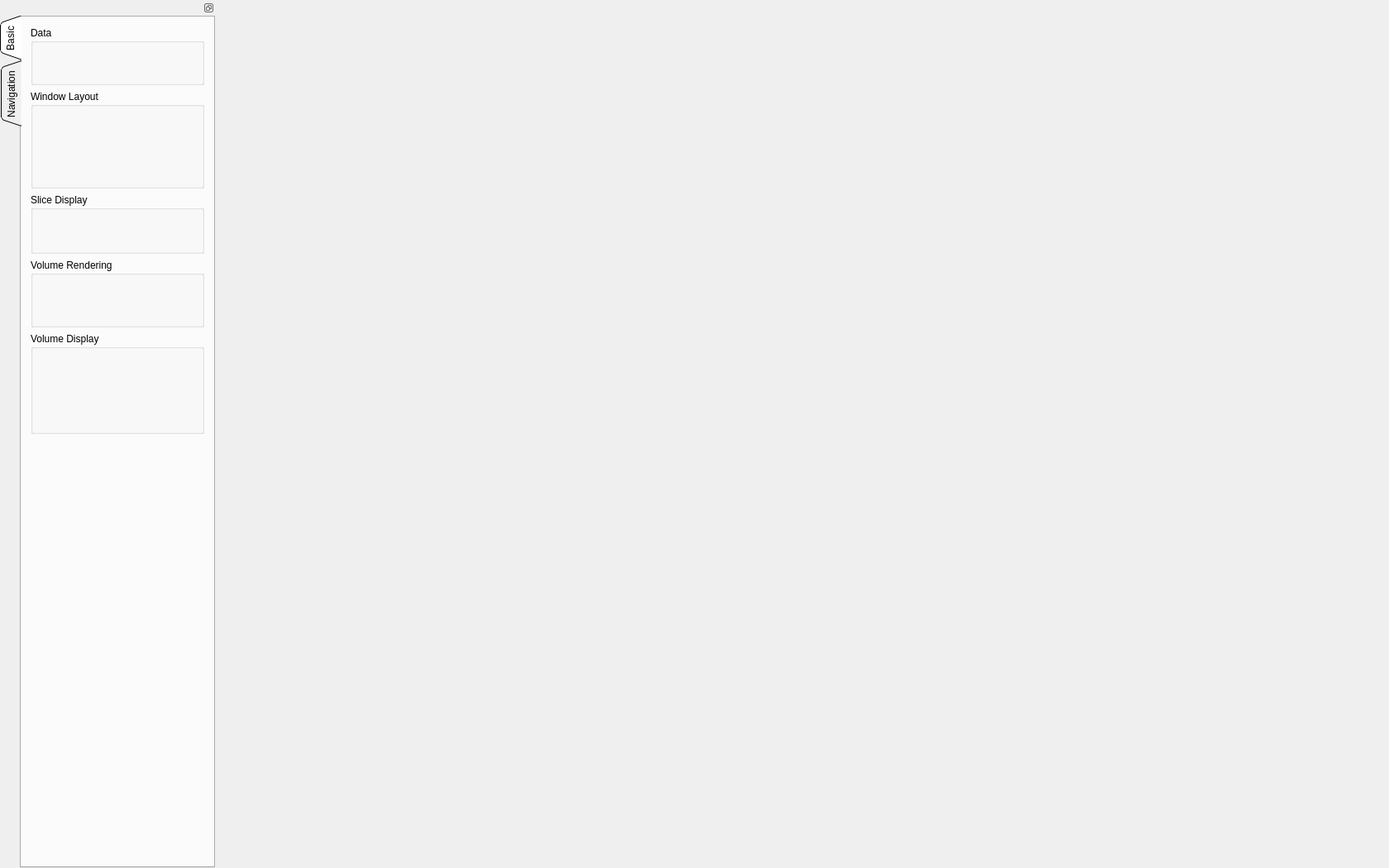
<?xml version="1.0" encoding="UTF-8"?>
<ui version="4.0">
 <class>stkAuroraTrackerApp</class>
 <widget class="QMainWindow" name="stkAuroraTrackerApp">
  <property name="geometry">
   <rect>
    <x>0</x>
    <y>0</y>
    <width>1680</width>
    <height>1050</height>
   </rect>
  </property>
  <property name="minimumSize">
   <size>
    <width>1680</width>
    <height>1050</height>
   </size>
  </property>
  <property name="windowTitle">
   <string>stkAuroraTrackerApp</string>
  </property>
  <widget class="QWidget" name="centralWidget">
   <layout class="QHBoxLayout" name="horizontalLayout">
    <property name="spacing">
     <number>0</number>
    </property>
    <property name="margin">
     <number>0</number>
    </property>
    <item>
     <widget class="QWidget" name="slicerWidget" native="true"/>
    </item>
   </layout>
  </widget>
  <widget class="QDockWidget" name="dockWidget">
   <property name="minimumSize">
    <size>
     <width>260</width>
     <height>500</height>
    </size>
   </property>
   <property name="maximumSize">
    <size>
     <width>260</width>
     <height>524287</height>
    </size>
   </property>
   <property name="features">
    <set>QDockWidget::DockWidgetFloatable|QDockWidget::DockWidgetMovable</set>
   </property>
   <property name="allowedAreas">
    <set>Qt::LeftDockWidgetArea</set>
   </property>
   <attribute name="dockWidgetArea">
    <number>1</number>
   </attribute>
   <widget class="QWidget" name="dockWidgetContents">
    <layout class="QVBoxLayout" name="verticalLayout">
     <property name="spacing">
      <number>0</number>
     </property>
     <property name="margin">
      <number>0</number>
     </property>
     <item>
      <widget class="QTabWidget" name="tabWidget">
       <property name="tabPosition">
        <enum>QTabWidget::West</enum>
       </property>
       <property name="tabShape">
        <enum>QTabWidget::Triangular</enum>
       </property>
       <property name="currentIndex">
        <number>0</number>
       </property>
       <widget class="QWidget" name="basicTab">
        <attribute name="title">
         <string>Basic</string>
        </attribute>
        <layout class="QVBoxLayout" name="verticalLayout_6">
         <item>
          <widget class="QGroupBox" name="DataGroupBox">
           <property name="title">
            <string>Data</string>
           </property>
           <layout class="QHBoxLayout" name="horizontalLayout_2">
            <property name="spacing">
             <number>0</number>
            </property>
            <property name="margin">
             <number>0</number>
            </property>
            <item>
             <widget class="stkSlicerDataWidget" name="SlicerDataWidget" native="true">
              <property name="minimumSize">
               <size>
                <width>0</width>
                <height>48</height>
               </size>
              </property>
              <property name="autoFillBackground">
               <bool>false</bool>
              </property>
             </widget>
            </item>
           </layout>
          </widget>
         </item>
         <item>
          <widget class="QGroupBox" name="LayoutGroupBox">
           <property name="title">
            <string>Window Layout</string>
           </property>
           <layout class="QVBoxLayout" name="verticalLayout_2">
            <property name="spacing">
             <number>0</number>
            </property>
            <property name="margin">
             <number>0</number>
            </property>
            <item>
             <widget class="stkSlicerLayoutWidget" name="SlicerLayoutWidget" native="true">
              <property name="minimumSize">
               <size>
                <width>0</width>
                <height>96</height>
               </size>
              </property>
              <property name="autoFillBackground">
               <bool>false</bool>
              </property>
             </widget>
            </item>
           </layout>
          </widget>
         </item>
         <item>
          <widget class="QGroupBox" name="SliceNodeGroupBox">
           <property name="title">
            <string>Slice Display</string>
           </property>
           <layout class="QVBoxLayout" name="verticalLayout_5">
            <property name="spacing">
             <number>0</number>
            </property>
            <property name="margin">
             <number>0</number>
            </property>
            <item>
             <widget class="stkSlicerSliceNodeWidget" name="SliceNodeWidget" native="true">
              <property name="minimumSize">
               <size>
                <width>0</width>
                <height>50</height>
               </size>
              </property>
              <property name="autoFillBackground">
               <bool>false</bool>
              </property>
             </widget>
            </item>
           </layout>
          </widget>
         </item>
         <item>
          <widget class="QGroupBox" name="VolumeRenderingGroupBox">
           <property name="title">
            <string>Volume Rendering</string>
           </property>
           <layout class="QVBoxLayout" name="verticalLayout_4">
            <property name="spacing">
             <number>0</number>
            </property>
            <property name="margin">
             <number>0</number>
            </property>
            <item>
             <widget class="stkSlicerVolumeRenderingWidget" name="VolumeRenderingWidget" native="true">
              <property name="minimumSize">
               <size>
                <width>0</width>
                <height>60</height>
               </size>
              </property>
              <property name="autoFillBackground">
               <bool>false</bool>
              </property>
             </widget>
            </item>
           </layout>
          </widget>
         </item>
         <item>
          <widget class="QGroupBox" name="VolumeDisplayGroupBox">
           <property name="title">
            <string>Volume Display</string>
           </property>
           <layout class="QVBoxLayout" name="verticalLayout_3">
            <property name="spacing">
             <number>0</number>
            </property>
            <property name="margin">
             <number>0</number>
            </property>
            <item>
             <widget class="qSlicerVolumeDisplayWidget" name="VolumeDisplayWidget" native="true">
              <property name="minimumSize">
               <size>
                <width>0</width>
                <height>100</height>
               </size>
              </property>
              <property name="autoFillBackground">
               <bool>false</bool>
              </property>
             </widget>
            </item>
           </layout>
          </widget>
         </item>
         <item>
          <spacer name="verticalSpacer">
           <property name="orientation">
            <enum>Qt::Vertical</enum>
           </property>
           <property name="sizeHint" stdset="0">
            <size>
             <width>20</width>
             <height>222</height>
            </size>
           </property>
          </spacer>
         </item>
        </layout>
       </widget>
       <widget class="QWidget" name="NavigationTab">
        <attribute name="title">
         <string>Navigation</string>
        </attribute>
        <layout class="QVBoxLayout" name="verticalLayout_7">
         <item>
          <widget class="stkFiducialMarkerRegistrationWidget" name="FiducialMarkerRegistrationWidget" native="true">
           <property name="minimumSize">
            <size>
             <width>0</width>
             <height>140</height>
            </size>
           </property>
           <property name="autoFillBackground">
            <bool>false</bool>
           </property>
          </widget>
         </item>
         <item>
          <widget class="stkUltrasoundImageFusionWidget" name="UltrasoundImageFusionWidget" native="true">
           <property name="minimumSize">
            <size>
             <width>0</width>
             <height>200</height>
            </size>
           </property>
           <property name="autoFillBackground">
            <bool>false</bool>
           </property>
          </widget>
         </item>
         <item>
          <spacer name="verticalSpacer_2">
           <property name="orientation">
            <enum>Qt::Vertical</enum>
           </property>
           <property name="sizeHint" stdset="0">
            <size>
             <width>20</width>
             <height>296</height>
            </size>
           </property>
          </spacer>
         </item>
        </layout>
       </widget>
      </widget>
     </item>
    </layout>
   </widget>
  </widget>
 </widget>
 <layoutdefault spacing="6" margin="11"/>
 <customwidgets>
  <customwidget>
   <class>qSlicerVolumeDisplayWidget</class>
   <extends>QWidget</extends>
   <header>qSlicerVolumeDisplayWidget.h</header>
   <container>1</container>
  </customwidget>
  <customwidget>
   <class>stkSlicerLayoutWidget</class>
   <extends>QWidget</extends>
   <header>stkSlicerLayoutWidget.h</header>
   <container>1</container>
  </customwidget>
  <customwidget>
   <class>stkSlicerDataWidget</class>
   <extends>QWidget</extends>
   <header>stkSlicerDataWidget.h</header>
   <container>1</container>
  </customwidget>
  <customwidget>
   <class>stkSlicerVolumeRenderingWidget</class>
   <extends>QWidget</extends>
   <header>stkSlicerVolumeRenderingWidget.h</header>
   <container>1</container>
  </customwidget>
  <customwidget>
   <class>stkSlicerSliceNodeWidget</class>
   <extends>QWidget</extends>
   <header>stkSlicerSliceNodeWidget.h</header>
   <container>1</container>
  </customwidget>
  <customwidget>
   <class>stkFiducialMarkerRegistrationWidget</class>
   <extends>QWidget</extends>
   <header>stkFiducialMarkerRegistrationWidget.h</header>
   <container>1</container>
  </customwidget>
  <customwidget>
   <class>stkUltrasoundImageFusionWidget</class>
   <extends>QWidget</extends>
   <header location="global">stkUltrasoundImageFusionWidget.h</header>
   <container>1</container>
  </customwidget>
 </customwidgets>
 <resources/>
 <connections/>
</ui>
